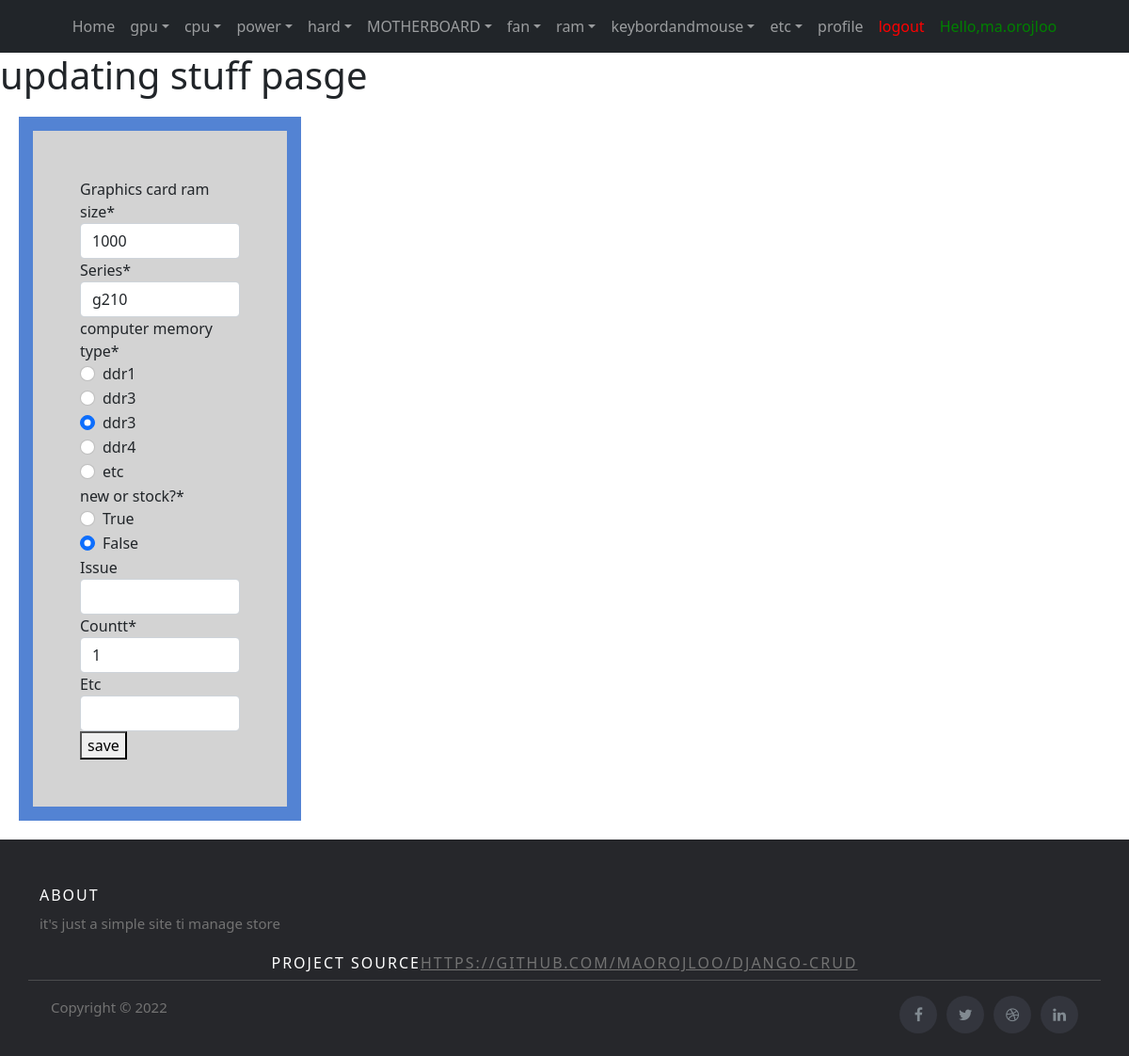
Screenshot of /update/gpu/34/ (signed in) with the database file from the repository.
### stuffs/models.py (models this page shows, shortened)
class gpu(models.Model):
    graphics_card_ram_size = models.SmallIntegerField()
    series=models.CharField(max_length=10)
    computer_memory_type = models.CharField(max_length=10)
    log=models.CharField(max_length=300)
    new = models.BooleanField(null=True, blank=True)#*
    issue = models.CharField(max_length=100, blank=True)#*
    countt=models.SmallIntegerField()#*
    etc = models.CharField(max_length=100,blank=True)#*

### stuffs/views.py (the view, shortened to what this page needs)
# urls.py: path('update/<str:table>/<int:id>/',update_gpu,name='update_gpu'),
@login_required(login_url='/login/') #redirect when user is not logged in
def update_gpu(request,table,id): #ok
    if table=='gpu':
        gpuone = gpu.objects.get(id=id)
        form = adding_gpu_form(request.POST or None, instance=gpuone)
        if form.is_valid():
            field_name = 'log'
            field_value = getattr(gpuone, field_name)
            task_list=form.save(commit=False)
            log_msg="[edited by 1"+request.user.username+"]"+" | "+field_value
            task_list.log = log_msg
            task_list.save()
            messages.success(request,"item has been updated successfully")
            return redirect('list_stuffs')
        else:
            return render (request, 'gpu_edite.html' ,{'form':form , 'gpuone':gpuone} )

### stuffs/forms.py
class adding_gpu_form(forms.ModelForm):
    CHOICES = [('ddr1','ddr1'),('ddr2','ddr3'),('ddr3','ddr3'),('ddr4','ddr4'),('etc','etc')]
    computer_memory_type=forms.CharField(label='computer memory type', widget=forms.RadioSelect(choices=CHOICES))
    CHOICES = [('True','True'),('False','False')]
    new=forms.CharField(label='new or stock?', widget=forms.RadioSelect(choices=CHOICES))
    issue= forms.CharField(required=False)
    etc= forms.CharField(required=False)
    class Meta:
        model=gpu
        fields=['graphics_card_ram_size','series','computer_memory_type','new','issue','countt','etc']

### stuffs/templates/gpu_edite.html (shortened to what this page needs)
{% extends 'base.html' %}
{%  load static %}
{% load crispy_forms_tags %}
{% block content %}
<link rel="stylesheet"  href="{%  static  'stuffs/css/boxinupdate.css'  %}">
<h1>updating stuff pasge</h1>
<div class="box">
<form method="post">
    {{ form|crispy }}
    <button type="submit">save</button>
</form>
</div>
{% endblock content %}

### stuffs/templates/base.html (shortened to what this page needs)
{% load static %}
<!DOCTYPE html>
<html>
    <link href="https://cdn.jsdelivr.net/npm/bootstrap@5.1.3/dist/css/bootstrap.min.css" rel="stylesheet">
    <link rel="stylesheet"  href="{%  static  'stuffs/css/headerandfooter.css'  %}">
<head>
</head>
<body>
	<link rel="stylesheet" href="https://stackpath.bootstrapcdn.com/font-awesome/4.7.0/css/font-awesome.min.css">
		<nav class="navbar navbar-expand-lg navbar-dark ftco_navbar bg-dark ftco-navbar-light" id="ftco-navbar">
	    <div class="container-fluid">
	      <div class="collapse navbar-collapse" id="ftco-nav">
	        <ul class="navbar-nav m-auto">
	        	<li class="nav-item active"><a href="#" class="nav-link">Home</a></li>
            <li class="nav-item dropdown">
              <a class="nav-link dropdown-toggle" href="{% url  'list_stuffs' %}" id="dropdown04" data-toggle="dropdown" aria-haspopup="true" aria-expanded="false">gpu</a>
            </li>
<li class="nav-item dropdown">
              <a class="nav-link dropdown-toggle" href="{% url  'cpu_list' %}" id="dropdown04" data-toggle="dropdown" aria-haspopup="true" aria-expanded="false">cpu</a>
            </li>
<li class="nav-item dropdown">
              <a class="nav-link dropdown-toggle" href="{% url  'power_list' %}" id="dropdown04" data-toggle="dropdown" aria-haspopup="true" aria-expanded="false">power</a>
            </li>
<li class="nav-item dropdown">
              <a class="nav-link dropdown-toggle" href="{% url  'hard_list' %}" id="dropdown04" data-toggle="dropdown" aria-haspopup="true" aria-expanded="false">hard</a>
            </li>
<li class="nav-item dropdown">
              <a class="nav-link dropdown-toggle" href="{% url  'MOTHERBOARD_list' %}" id="dropdown04" data-toggle="dropdown" aria-haspopup="true" aria-expanded="false">MOTHERBOARD</a>
            </li>
<li class="nav-item dropdown">
              <a class="nav-link dropdown-toggle" href="{% url  'fan_list' %}" id="dropdown04" data-toggle="dropdown" aria-haspopup="true" aria-expanded="false">fan</a>
            </li>
<li class="nav-item dropdown">
              <a class="nav-link dropdown-toggle" href="{% url  'ram_list' %}" id="dropdown04" data-toggle="dropdown" aria-haspopup="true" aria-expanded="false">ram</a>
            </li>
<li class="nav-item dropdown">
              <a class="nav-link dropdown-toggle" href="{% url  'keybordandmouse_list' %}" id="dropdown04" data-toggle="dropdown" aria-haspopup="true" aria-expanded="false">keybordandmouse</a>
            </li>
<li class="nav-item dropdown">
              <a class="nav-link dropdown-toggle" href="{% url  'etc_list' %}" id="dropdown04" data-toggle="dropdown" aria-haspopup="true" aria-expanded="false">etc</a>
            </li>
              {% if user.is_authenticated%}
              <li class="nav-item"><a href="/profile" class="nav-link">profile</a></li>
              <li class="nav-item"><a href="/logout" style="color: red;" class="nav-link">logout</a></li>
                {% else %}
                <li class="nav-item"><a href="/login" style="color: red;" class="nav-link">login</a></li>
                {% endif %}
            {% if user.is_authenticated%}
	          <li class="nav-item"><a href="" style="color: green;" class="nav-link">Hello,{{ user.username }}</a></li>
            {% endif %}
	        </ul>
	      </div>
	    </div>
	  </nav>
<div >
    <dev calss='container-s'>
    {% block content%}{%endblock%}
    </dev>
  </div>
<div  >
<footer class="site-footer">
    <div class="container">
      <div class="row">
        <div class="col-sm-12 col-md-6">
          <h6>About</h6>
          <p class="text-justify">it's just a simple site ti manage store</p>
        </div>
        <h6 align="center" >project source<a href="https://github.com/maorojloo/Django-CRUD" target="blank">https://github.com/maorojloo/Django-CRUD</a></h6><br/>
      <hr>
    </div>
    <div class="container">
      <div class="row">
        <div class="col-md-8 col-sm-6 col-xs-12">
          <p class="copyright-text">Copyright &copy; 2022
          </p>
        </div>
        <div class="col-md-4 col-sm-6 col-xs-12">
          <ul class="social-icons">
            <li><a class="facebook" href="#"><i class="fa fa-facebook"></i></a></li>
            <li><a class="twitter" href="#"><i class="fa fa-twitter"></i></a></li>
            <li><a class="dribbble" href="#"><i class="fa fa-dribbble"></i></a></li>
            <li><a class="linkedin" href="#"><i class="fa fa-linkedin"></i></a></li>
          </ul>
        </div>
      </div>
    </div>
  </div>
</footer>
</body>
</html>

### stuffs/static/stuffs/css/headerandfooter.css (style rules this page uses)
.site-footer { background-color:#26272b; padding:45px 0 20px; font-size:15px; line-height:24px; color:#737373; }
.site-footer hr { border-top-color:#bbb; opacity:0.5 }
.site-footer h6 { color:#fff; font-size:16px; text-transform:uppercase; margin-top:5px; letter-spacing:2px }
.site-footer a { color:#737373; }
.site-footer .social-icons { text-align:right }
.site-footer .social-icons a { width:40px; height:40px; line-height:40px; margin-left:6px; margin-right:0; border-radius:100%; background-color:#33353d }
.copyright-text { margin:0 }
.social-icons { padding-left:0; margin-bottom:0; list-style:none }
.social-icons li { display:inline-block; margin-bottom:4px }
.social-icons a { background-color:#eceeef; color:#818a91; font-size:16px; display:inline-block; line-height:44px; width:44px; height:44px; text-align:center; margin-right:8px; border-radius:100%; -webkit-transition:all .2s linear; -o-transition:all .2s linear; transition:all .2s linear }

### stuffs/static/stuffs/css/boxinupdate.css (style rules this page uses)
.box { background-color: lightgrey; width: 300px; border: 15px solid #5383d3; padding: 50px; margin: 20px; left: 50%; }

### rows the page displays
gpu: graphics_card_ram_size "1000", series "g210", computer_memory_type "☐ ddr1 ☐ ddr3 ☑ ddr3 ☐ ddr4 ☐ etc", new "☐ True ☑ False", countt "1"

### other values shown
{{ user.username }} "ma.orojloo"
